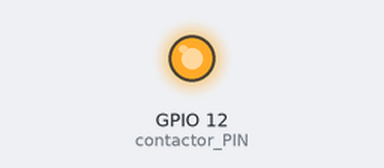
Bench run of a program on a simulated ESP32. On the bench: output pins drawn as LEDs (lit = HIGH).

Above: at 1.1 s.
At 3.3 s:
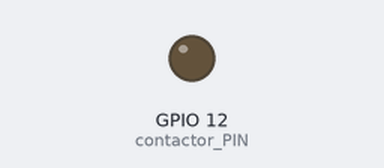
Timing chart, 0 to 5.7 s (numbered marks = the images above):
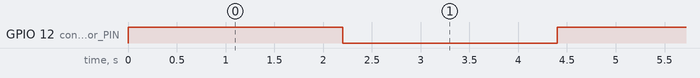

Measured:
- by itself, GPIO 12 (contactor_PIN): alternates HIGH for 2.2 s and LOW for 2.2 s

The program:

main.cpp
```cpp
#include <Arduino.h>

#define contactor_PIN 12

void setup() {

  pinMode(contactor_PIN, OUTPUT);
  digitalWrite(contactor_PIN, LOW);
}


void loop() {

  digitalWrite(contactor_PIN, HIGH);
  delay(200);
  delay(2000);
  digitalWrite(contactor_PIN, LOW);
  delay(200);
  delay(2000);
}
```
